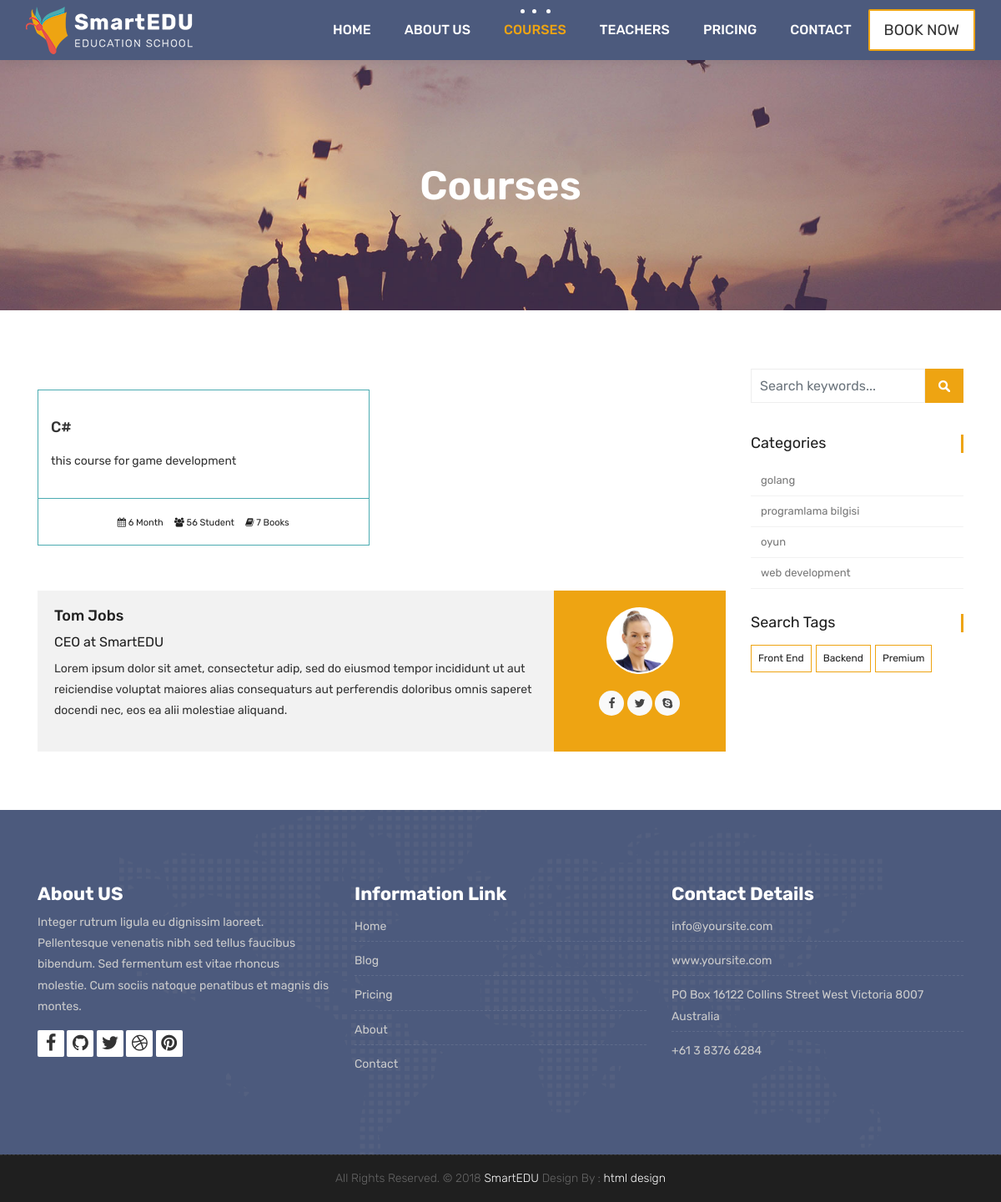
The app's page /courses/categories/oyun with its own data.
### courses/models.py (models this page shows, shortened)
class Course(models.Model):
    name = models.CharField(max_length=200, unique=True)
    category = models.ForeignKey(Category, null=True, on_delete=models.DO_NOTHING)
    tags = models.ManyToManyField(Tag, blank=True, null= True)
    description = models.TextField(blank=True, null=True)
    image = models.ImageField(upload_to="courses/%Y/%m/%d/", default="courses/default_course_image.jpg")
    date = models.DateTimeField(auto_now=True)
    available = models.BooleanField(default=True)

class Category(models.Model):
    name = models.CharField(max_length=50, null=True)
    slug = models.SlugField(max_length=50, unique=True, null=True)

class Tag(models.Model):
    name = models.CharField(max_length=50, null=True)
    slug = models.SlugField(max_length=50, unique=True, null=True)

### courses/views.py (the view)
# urls.py: path('categories/<slug:category_slug>', views.category_list, name="courses_by_category"),
def category_list(request, category_slug):
    courses = Course.objects.all().filter(category__slug=category_slug)
    categories = Category.objects.all()
    tags = Tag.objects.all()
    context = {
        'courses': courses,
        'categories': categories,
        'tags': tags,
    }
    return render(request, 'courses.html', context)

### templates/courses.html (shortened to what this page needs)
{% extends 'partials/_base.html' %}
{% load static %}
{% block content %}
	<div class="all-title-box">
		<div class="container text-center">
			<h1>Courses</span></h1>
		</div>
	</div>
    <div id="overviews" class="section wb">
        <div class="container">
            <div class="row">
                <div class="col-lg-9 blog-post-single">
                    <div class="row">
						{% for course in courses %}
                        <div class="col-lg-6 col-md-6 col-12 mb-4">
                            <div class="course-item">
                                <div class="image-blog">
                                </div>
                                <div class="course-br">
                                    <div class="course-title">
                                        <h2><a href="{% url 'course_detail' course.category.slug course.id %}" title="">{{course.name}}</a></h2>
                                    </div>
                                    <div class="course-desc">
                                        <p>{{course.description | truncatechars:140}}</p>
                                    </div>
                                </div>
                                <div class="course-meta-bot">
                                    <ul>
                                        <li><i class="fa fa-calendar" aria-hidden="true"></i> 6 Month</li>
                                        <li><i class="fa fa-users" aria-hidden="true"></i> 56 Student</li>
                                        <li><i class="fa fa-book" aria-hidden="true"></i> 7 Books</li>
                                    </ul>
                                </div>
                            </div>
                        </div>
						{% endfor %}
                    </div>
					<div class="blog-author">
						<div class="author-bio">
							<h3 class="author_name"><a href="#">Tom Jobs</a></h3>
							<h5>CEO at <a href="#">SmartEDU</a></h5>
							<p class="author_det">
								Lorem ipsum dolor sit amet, consectetur adip, sed do eiusmod tempor incididunt  ut aut reiciendise voluptat maiores alias consequaturs aut perferendis doloribus omnis saperet docendi nec, eos ea alii molestiae aliquand.
							</p>
						</div>
						<div class="author-desc">
							<img src="images/author.jpg" alt="about author">
							<ul class="author-social">
								<li><a href="#"><i class="fa fa-facebook"></i></a></li>
								<li><a href="#"><i class="fa fa-twitter"></i></a></li>
								<li><a href="#"><i class="fa fa-skype"></i></a></li>
							</ul>
						</div>
					</div>
                </div>
				<div class="col-lg-3 col-12 right-single">
					<div class="widget-search">
						<div class="site-search-area">
							<form method="get" id="site-searchform" action="#">
								<div>
									<input class="input-text form-control" name="search-k" id="search-k" placeholder="Search keywords..." type="text">
									<input id="searchsubmit" value="Search" type="submit">
								</div>
							</form>
						</div>
					</div>
					<div class="widget-categories">
						<h3 class="widget-title">Categories</h3>
						<ul>
							{% for category in categories %}
							<li><a href="{% url 'courses_by_category' category.slug %}">{{ category.name }}</a></li>
							{% endfor %}
						</ul>
					</div>
					<div class="widget-tags">
						<h3 class="widget-title">Search Tags</h3>
						<ul class="tags">
							{% for tag in tags %}
							<li><a href="{% url 'courses_by_tag' tag.slug %}">{% if tag.slug in request.path %} <b>{{ tag.name }}</b> {% else %} {{ tag.name }} {% endif %} </a></li>
							{% endfor %}
						</ul>
					</div>
				</div>
            </div>
        </div>
    </div>
	{% endblock %}

### records on screen
Course: name "C#", description "this course for game development"
Category: name "golang"
Category: name "programlama bilgisi"
Category: name "oyun"
Category: name "web development"
Tag: name "Front End"
Tag: name "Backend"
Tag: name "Premium"
